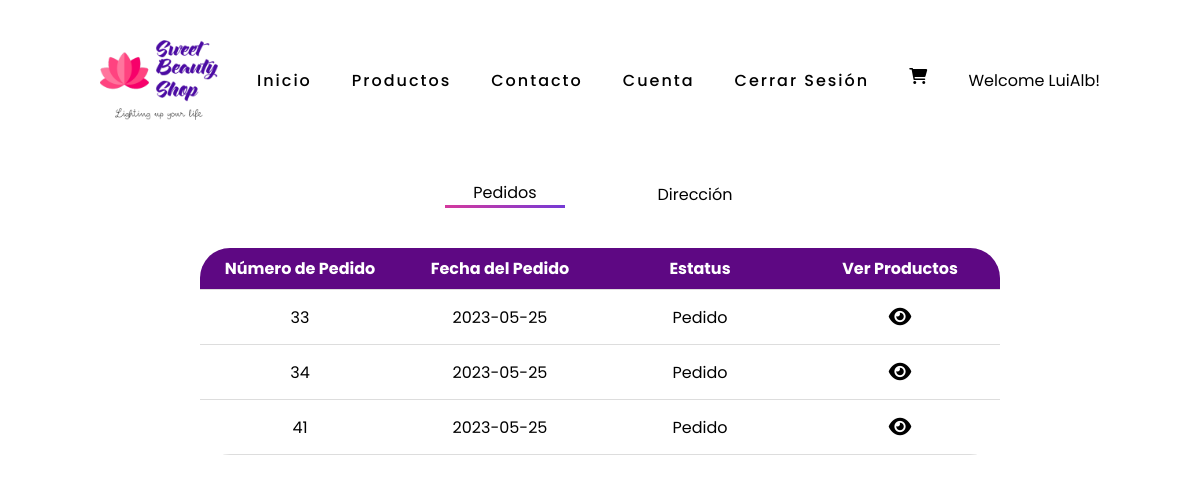
The page /pages/cliente/dashboardcliente.php?view=p (signed in) on the database its author committed.
### tables this page shows
CREATE TABLE `usuarios` (
  `iduser` int NOT NULL AUTO_INCREMENT,
  `nombre_com` varchar(100) NOT NULL,
  `nombre_user` varchar(100) NOT NULL,
  `correo` varchar(100) NOT NULL,
  `contraseña` varchar(50) NOT NULL,
  `telefono` varchar(20) NOT NULL,
  `roll` int NOT NULL,
  PRIMARY KEY (`iduser`),
  KEY `roll` (`roll`),
  CONSTRAINT `usuarios_ibfk_1` FOREIGN KEY (`roll`) REFERENCES `roll` (`idroll`)
);

CREATE TABLE `ventas` (
  `idventa` int NOT NULL AUTO_INCREMENT,
  `fecha` date NOT NULL,
  `idcliente` int NOT NULL,
  `idestatus` int NOT NULL,
  PRIMARY KEY (`idventa`),
  KEY `idcliente` (`idcliente`),
  KEY `ventas_ibfk_1_idx` (`idestatus`),
  CONSTRAINT `ventas_ibfk_1` FOREIGN KEY (`idestatus`) REFERENCES `estatus` (`idestatus`),
  CONSTRAINT `ventas_ibfk_2` FOREIGN KEY (`idcliente`) REFERENCES `usuarios` (`iduser`)
);

CREATE TABLE `estatus` (
  `idestatus` int NOT NULL,
  `descestatus` varchar(100) DEFAULT NULL,
  PRIMARY KEY (`idestatus`)
);

### pages/cliente/dashboardcliente.php (the view, shortened to what this page needs)
<?php
    include("topmenu.php");
    ?>
    <section class="secdash">
        <div id= "contenido">
            <form class="vSel" action="" method="get">
                <?php
                    $view = $_GET['view'];
                    if($view == "p") {
                        echo '<button class="selector on" type="submit" name="view" value="p">Pedidos</button>';
                        echo '<button class= "selector" type="submit" name="view" value="a">Dirección</button>';
                    } else {
                        echo '<button class="selector" type="submit" name="view" value="p">Pedidos</button>';
                        echo '<button class= "selector on" type="submit" name="view" value="a">Dirección</button>';
                    }
                    ?>
            </form>
            <?php
                require("../../database/connection.php");
                if($view == "p") {
                    $sql = "SELECT idventa, fecha, idcliente, descestatus FROM ventas INNER JOIN estatus ON ventas.idestatus = estatus.idestatus WHERE idcliente = $_SESSION[userid]";
                    $resultado = mysqli_query($conexion, $sql);
                    echo "<table class='tabladis userdash'>";
                    echo "<tr>
                    <th>Número de Pedido</th>
                    <th>Fecha del Pedido</th>
                    <th>Estatus</th>
                    <th>Ver Productos</th>
                    </tr>";
                    while ($fila = mysqli_fetch_assoc($resultado)) {
                        echo "<tr>";
                        echo "<td>" . $fila['idventa'] . "</td>";
                        echo "<td>" . $fila['fecha'] . "</td>";
                        echo "<td>" . $fila['descestatus'] . "</td>";?>
                        <td class="viewclass">
                            <a href="../popups.php?id=<?php echo $fila['idventa'];?>&type=a" onclick="openPopup(); return false;">
                                <i class="fa-solid fa-eye"></i>
                            </a>
                        </td>
                        <?php
                        echo "</tr>";
                    }
                    echo "</table>";
                }
                ?>
            </div>
        </section>
    </body>
    </html>

### pages/cliente/topmenu.php (shortened to what this page needs)
<?php
    include("../../database/connection.php");
?>
<!DOCTYPE html>
<html lang="es">
<head>
    <link rel="stylesheet" href="../../css/general.css">
    <link rel="stylesheet" href="css/estilos.css">
    <link rel="stylesheet" href="../../css/portadas.css">
    <link rel="stylesheet" href="../../css/media.css">
    <link rel="stylesheet" href="../../css/extra.css">
    <link rel="stylesheet" href="../../css/modal.css">
    <link rel="stylesheet" href="https://cdnjs.cloudflare.com/ajax/libs/font-awesome/6.0.0/css/all.min.css"/>
</head>
<body>
    <header>
        <img src="../../media/img/logo.png" alt="logo" class="logo">
        <nav>
            <div class="optionsmenu">
                <a href="../../inicio.php">Inicio</a>
                <a href="../productos.php">Productos</a>
                <a href="../cont.php">Contacto</a>
                <a href="dashboardcliente.php?view=p">Cuenta</a>
                <a href="../procesos/logout.php">Cerrar Sesión</a>
            </div>
            <div class="socialmedia">
                <i data-toggle="modal" data-target="#exampleModal" class="fas fa-shopping-cart"></i>
            </div>
        </nav>
        <?php
            $idnow = $_SESSION['userid'];
            $query = "SELECT nombre_user FROM usuarios WHERE iduser = $idnow";
            $consulta = mysqli_query($conexion, $query);
            $nombre = mysqli_fetch_row($consulta);
        ?>
        <div class="toggle_btn">
            <p>Welcome <?php echo $nombre[0]?>!</p>
        </div>
    </header>

### css/general.css (style rules this page uses)
* { margin: 0; padding: 0; box-sizing: border-box ; font-family: 'Poppins', sans-serif; }
body { background: white; }
header { position: fixed; top: 0; left: 0; width: 100%; display: flex; justify-content: space-between; align-items: center; transition: 0.5s; padding: 40px 100px; z-index: 3; }
header .logo { position: relative; height: 80px; transition: 0.6s; }
nav { position: relative; display: flex; }
nav a { position: relative; margin: 0 20px; color: black; letter-spacing: 2px; font-weight: 500; text-decoration: none; }
nav i { position: relative; margin: 0 20px; color: black; letter-spacing: 2px; font-weight: 500; cursor: pointer; }
.optionsmenu { position: relative; display: flex; }
.socialmedia { position: relative; display: flex; }
.secdash { height: auto; min-height: 91vh; color: black; }

### pages/cliente/css/estilos.css (style rules this page uses)
.tabladis { margin: auto; border-collapse: collapse; width: 100%; margin-bottom: 100px; }
.tabladis th, .tabladis td { padding: 8px; text-align: center; border-bottom: 1px solid #ddd; }
.tabladis td { height: 55px; }
.tabladis th { background-color: rgb(94, 8, 131); color: white; }
.tabladis tr td a { text-decoration: none; color: black; font-size: 20px; transition: 0.4s ease; }
#contenido { position: relative; top: 180px; margin: 0 200px; }
table.tabladis tr td.viewclass i { cursor: pointer; }
.tabladis.userdash { table-layout: fixed; margin: auto; border-collapse: collapse; margin-bottom: 100px; border-radius: 30px; overflow: hidden; }
form.vSel { display: flex; width: 500px; margin: auto; padding: 0 95px; align-items: center; justify-content: space-between; margin-bottom: 40px; }
form.vSel button.selector { width: 120px; font-size: 16px; background: none; border: none; cursor: pointer; }
form.vSel button.selector.on { border: 10px solid; border-image-slice: 1; border-width: 3px; border-image-source: linear-gradient(to left, #743ad5, #d53a9d); border-left: 0; border-right: 0; border-top: 0; }

### rows shown on the page
usuarios: nombre_user "LuiAlb"
ventas: idventa "33", fecha "2023-05-25", idestatus.descestatus "Pedido"
ventas: idventa "34", fecha "2023-05-25", idestatus.descestatus "Pedido"
ventas: idventa "41", fecha "2023-05-25", idestatus.descestatus "Pedido"
